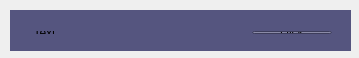
<?xml version="1.0" encoding="UTF-8"?>
<ui version="4.0">
 <class>ShrinkAnimation</class>
 <widget class="QWidget" name="ShrinkAnimation">
  <property name="geometry">
   <rect>
    <x>0</x>
    <y>0</y>
    <width>359</width>
    <height>58</height>
   </rect>
  </property>
  <property name="windowTitle">
   <string>ShrinkAnimation</string>
  </property>
  <widget class="QWidget" name="titleWidget" native="true">
   <property name="geometry">
    <rect>
     <x>10</x>
     <y>10</y>
     <width>341</width>
     <height>41</height>
    </rect>
   </property>
   <property name="styleSheet">
    <string notr="true">background-color: rgb(85, 85, 127);</string>
   </property>
   <widget class="QWidget" name="layoutWidget">
    <property name="geometry">
     <rect>
      <x>12</x>
      <y>10</y>
      <width>321</width>
      <height>25</height>
     </rect>
    </property>
    <layout class="QHBoxLayout" name="horizontalLayout">
     <item>
      <widget class="QLabel" name="label">
       <property name="sizePolicy">
        <sizepolicy hsizetype="Preferred" vsizetype="Fixed">
         <horstretch>0</horstretch>
         <verstretch>0</verstretch>
        </sizepolicy>
       </property>
       <property name="baseSize">
        <size>
         <width>200</width>
         <height>0</height>
        </size>
       </property>
       <property name="text">
        <string>Text</string>
       </property>
       <property name="alignment">
        <set>Qt::AlignCenter</set>
       </property>
      </widget>
     </item>
     <item>
      <spacer name="horizontalSpacer">
       <property name="orientation">
        <enum>Qt::Horizontal</enum>
       </property>
       <property name="sizeHint" stdset="0">
        <size>
         <width>40</width>
         <height>20</height>
        </size>
       </property>
      </spacer>
     </item>
     <item>
      <widget class="QPushButton" name="pushButton">
       <property name="sizePolicy">
        <sizepolicy hsizetype="Fixed" vsizetype="Fixed">
         <horstretch>0</horstretch>
         <verstretch>0</verstretch>
        </sizepolicy>
       </property>
       <property name="text">
        <string>click</string>
       </property>
      </widget>
     </item>
    </layout>
   </widget>
  </widget>
 </widget>
 <layoutdefault spacing="6" margin="11"/>
 <resources/>
 <connections/>
</ui>
